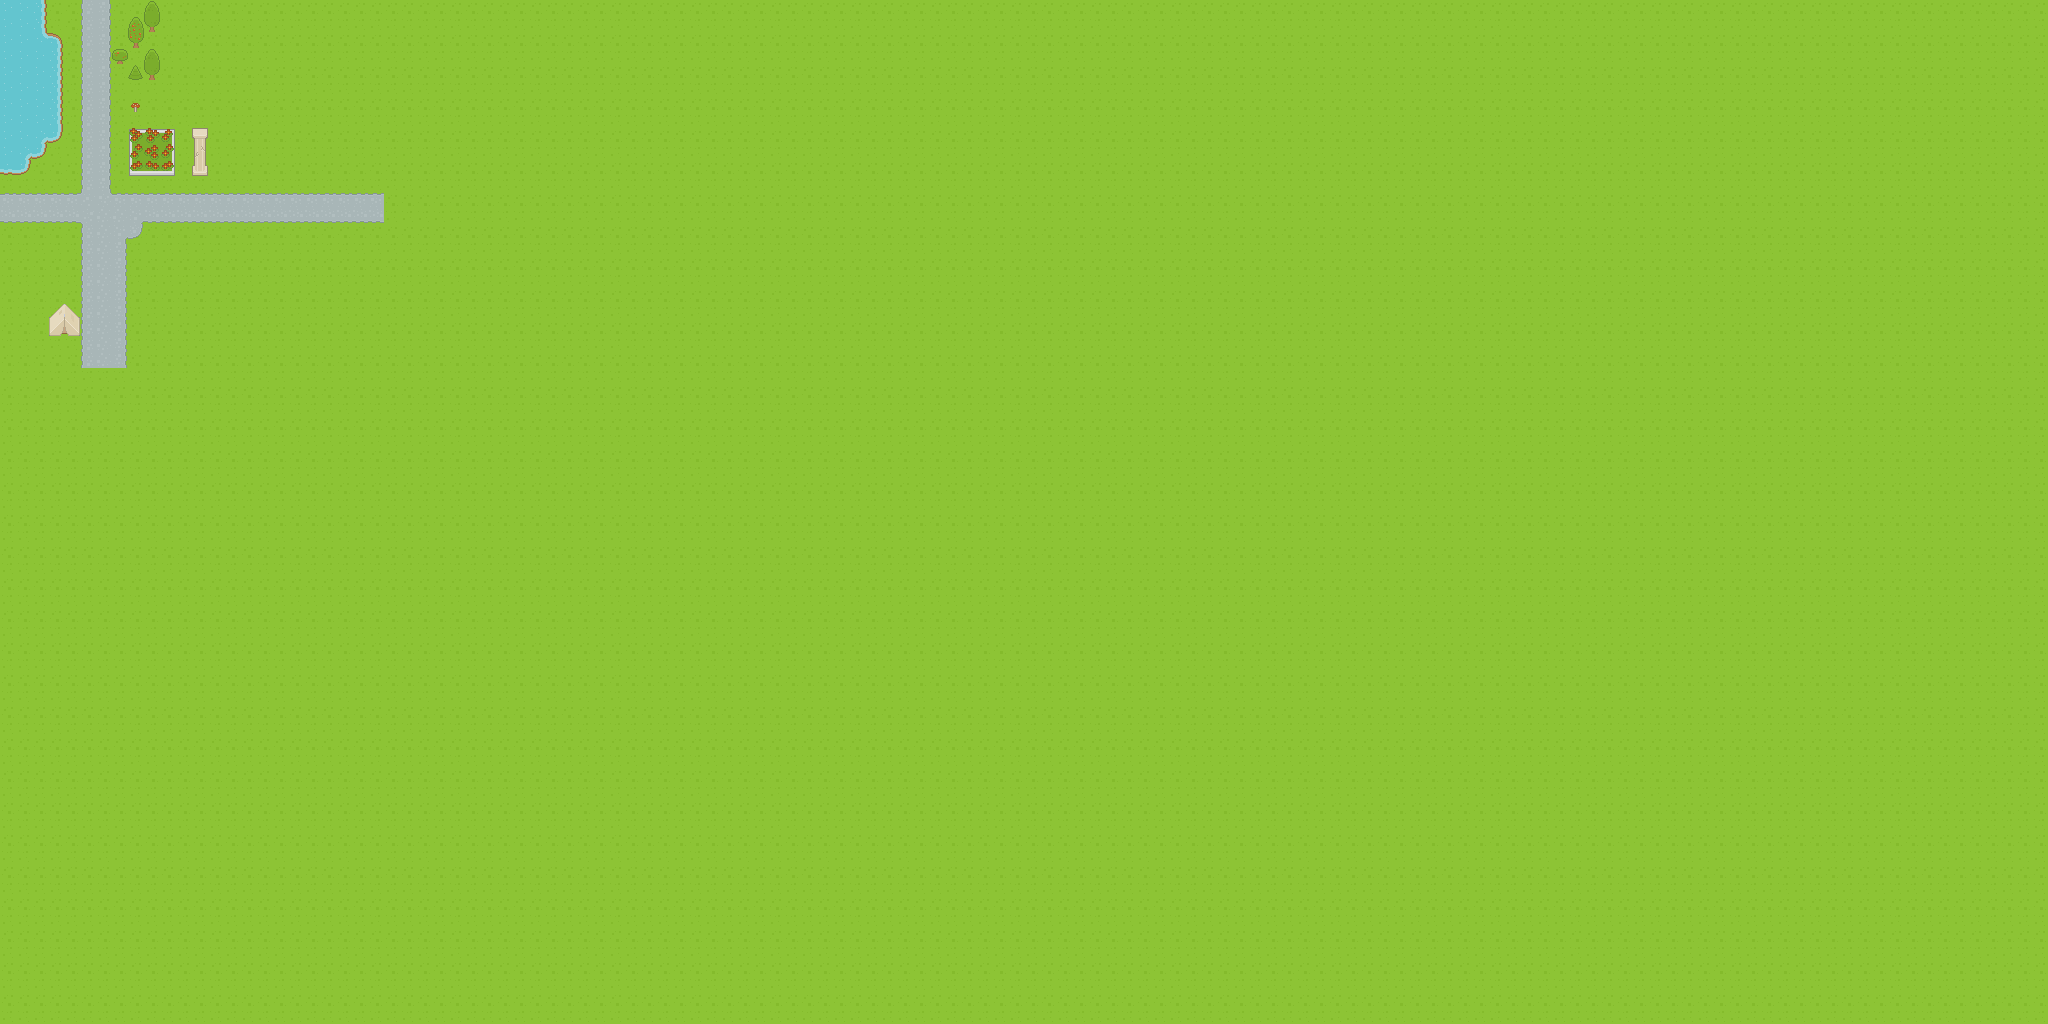

This is a level from a 2D game, rendered from its Tiled map with the project's own tilesets. A one-line summary and the map file follow, with tile-layer data summarised:
An orthogonal 128x64 tile map with 16x16 px tiles, 2 tile layers (Base, Items).

<map version="1.4" tiledversion="2020.06.12" orientation="orthogonal" renderorder="right-down" width="128" height="64" tilewidth="16" tileheight="16" infinite="0" nextlayerid="3" nextobjectid="1">
 <editorsettings>
  <export target="map.lua" format="lua" />
 </editorsettings>
 <tileset firstgid="1" source="roguelikeSheet_transparent.tsx" />
 <layer id="1" name="Base" width="128" height="64">
  <data>[8192 cells, 8192 non-empty, 9 distinct tile ids]</data>
 </layer>
 <layer id="2" name="Items" width="128" height="64">
  <data>[8192 cells, 125 non-empty, 33 distinct tile ids]</data>
 </layer>
</map>
